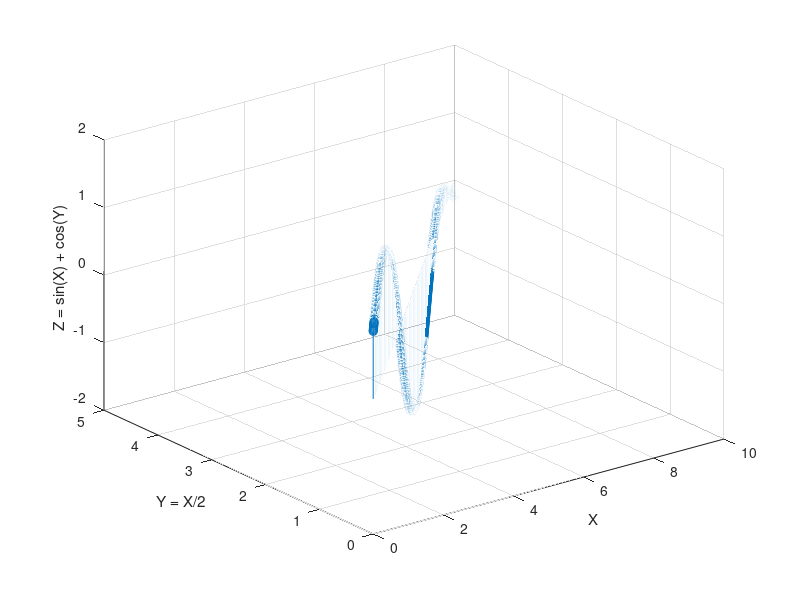

Source code (MATLAB):
X = linspace(0, 10, 1000);
Y = X/2;
Z = sin(X) + cos(Y);

stem3(X, Y, Z);

xlabel('X');
ylabel('Y = X/2');
zlabel('Z = sin(X) + cos(Y)');